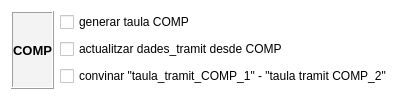
    <widget class="QFrame" name="frame_COMP">
     <property name="palette">
      <palette>
       <active>
        <colorrole role="Light">
         <brush brushstyle="SolidPattern">
          <color alpha="255">
           <red>255</red>
           <green>255</green>
           <blue>255</blue>
          </color>
         </brush>
        </colorrole>
        <colorrole role="Base">
         <brush brushstyle="SolidPattern">
          <color alpha="255">
           <red>255</red>
           <green>255</green>
           <blue>255</blue>
          </color>
         </brush>
        </colorrole>
        <colorrole role="Window">
         <brush brushstyle="SolidPattern">
          <color alpha="255">
           <red>255</red>
           <green>255</green>
           <blue>255</blue>
          </color>
         </brush>
        </colorrole>
        <colorrole role="Shadow">
         <brush brushstyle="SolidPattern">
          <color alpha="255">
           <red>255</red>
           <green>255</green>
           <blue>255</blue>
          </color>
         </brush>
        </colorrole>
        <colorrole role="AlternateBase">
         <brush brushstyle="SolidPattern">
          <color alpha="255">
           <red>255</red>
           <green>255</green>
           <blue>255</blue>
          </color>
         </brush>
        </colorrole>
       </active>
       <inactive>
        <colorrole role="Light">
         <brush brushstyle="SolidPattern">
          <color alpha="255">
           <red>255</red>
           <green>255</green>
           <blue>255</blue>
          </color>
         </brush>
        </colorrole>
        <colorrole role="Base">
         <brush brushstyle="SolidPattern">
          <color alpha="255">
           <red>255</red>
           <green>255</green>
           <blue>255</blue>
          </color>
         </brush>
        </colorrole>
        <colorrole role="Window">
         <brush brushstyle="SolidPattern">
          <color alpha="255">
           <red>255</red>
           <green>255</green>
           <blue>255</blue>
          </color>
         </brush>
        </colorrole>
        <colorrole role="Shadow">
         <brush brushstyle="SolidPattern">
          <color alpha="255">
           <red>255</red>
           <green>255</green>
           <blue>255</blue>
          </color>
         </brush>
        </colorrole>
        <colorrole role="AlternateBase">
         <brush brushstyle="SolidPattern">
          <color alpha="255">
           <red>255</red>
           <green>255</green>
           <blue>255</blue>
          </color>
         </brush>
        </colorrole>
       </inactive>
       <disabled>
        <colorrole role="Light">
         <brush brushstyle="SolidPattern">
          <color alpha="255">
           <red>255</red>
           <green>255</green>
           <blue>255</blue>
          </color>
         </brush>
        </colorrole>
        <colorrole role="Base">
         <brush brushstyle="SolidPattern">
          <color alpha="255">
           <red>255</red>
           <green>255</green>
           <blue>255</blue>
          </color>
         </brush>
        </colorrole>
        <colorrole role="Window">
         <brush brushstyle="SolidPattern">
          <color alpha="255">
           <red>255</red>
           <green>255</green>
           <blue>255</blue>
          </color>
         </brush>
        </colorrole>
        <colorrole role="Shadow">
         <brush brushstyle="SolidPattern">
          <color alpha="255">
           <red>255</red>
           <green>255</green>
           <blue>255</blue>
          </color>
         </brush>
        </colorrole>
        <colorrole role="AlternateBase">
         <brush brushstyle="SolidPattern">
          <color alpha="255">
           <red>255</red>
           <green>255</green>
           <blue>255</blue>
          </color>
         </brush>
        </colorrole>
       </disabled>
      </palette>
     </property>
     <property name="contextMenuPolicy">
      <enum>Qt::DefaultContextMenu</enum>
     </property>
     <property name="autoFillBackground">
      <bool>true</bool>
     </property>
     <property name="frameShape">
      <enum>QFrame::NoFrame</enum>
     </property>
     <property name="frameShadow">
      <enum>QFrame::Plain</enum>
     </property>
     <property name="lineWidth">
      <number>1</number>
     </property>
     <layout class="QHBoxLayout" name="horizontalLayout_5">
      <item>
       <widget class="QLabel" name="label_6">
        <property name="palette">
         <palette>
          <active>
           <colorrole role="Base">
            <brush brushstyle="SolidPattern">
             <color alpha="255">
              <red>255</red>
              <green>255</green>
              <blue>255</blue>
             </color>
            </brush>
           </colorrole>
           <colorrole role="Window">
            <brush brushstyle="SolidPattern">
             <color alpha="255">
              <red>243</red>
              <green>243</green>
              <blue>243</blue>
             </color>
            </brush>
           </colorrole>
          </active>
          <inactive>
           <colorrole role="Base">
            <brush brushstyle="SolidPattern">
             <color alpha="255">
              <red>255</red>
              <green>255</green>
              <blue>255</blue>
             </color>
            </brush>
           </colorrole>
           <colorrole role="Window">
            <brush brushstyle="SolidPattern">
             <color alpha="255">
              <red>243</red>
              <green>243</green>
              <blue>243</blue>
             </color>
            </brush>
           </colorrole>
          </inactive>
          <disabled>
           <colorrole role="Base">
            <brush brushstyle="SolidPattern">
             <color alpha="255">
              <red>243</red>
              <green>243</green>
              <blue>243</blue>
             </color>
            </brush>
           </colorrole>
           <colorrole role="Window">
            <brush brushstyle="SolidPattern">
             <color alpha="255">
              <red>243</red>
              <green>243</green>
              <blue>243</blue>
             </color>
            </brush>
           </colorrole>
          </disabled>
         </palette>
        </property>
        <property name="font">
         <font>
          <pointsize>10</pointsize>
          <weight>75</weight>
          <bold>true</bold>
         </font>
        </property>
        <property name="autoFillBackground">
         <bool>true</bool>
        </property>
        <property name="frameShape">
         <enum>QFrame::Box</enum>
        </property>
        <property name="frameShadow">
         <enum>QFrame::Raised</enum>
        </property>
        <property name="text">
         <string>COMP</string>
        </property>
        <property name="scaledContents">
         <bool>false</bool>
        </property>
        <property name="alignment">
         <set>Qt::AlignCenter</set>
        </property>
       </widget>
      </item>
      <item>
       <layout class="QVBoxLayout" name="verticalLayout_4">
        <item>
         <widget class="QCheckBox" name="checkBox_comp">
          <property name="text">
           <string>generar taula COMP</string>
          </property>
         </widget>
        </item>
        <item>
         <widget class="QCheckBox" name="checkBox_act_desde_comp">
          <property name="text">
           <string>actualitzar dades_tramit desde COMP</string>
          </property>
         </widget>
        </item>
        <item>
         <widget class="QCheckBox" name="checkBox_comp1_2">
          <property name="text">
           <string>convinar &quot;taula_tramit_COMP_1&quot; - &quot;taula tramit COMP_2&quot;</string>
          </property>
         </widget>
        </item>
       </layout>
      </item>
     </layout>
    </widget>
